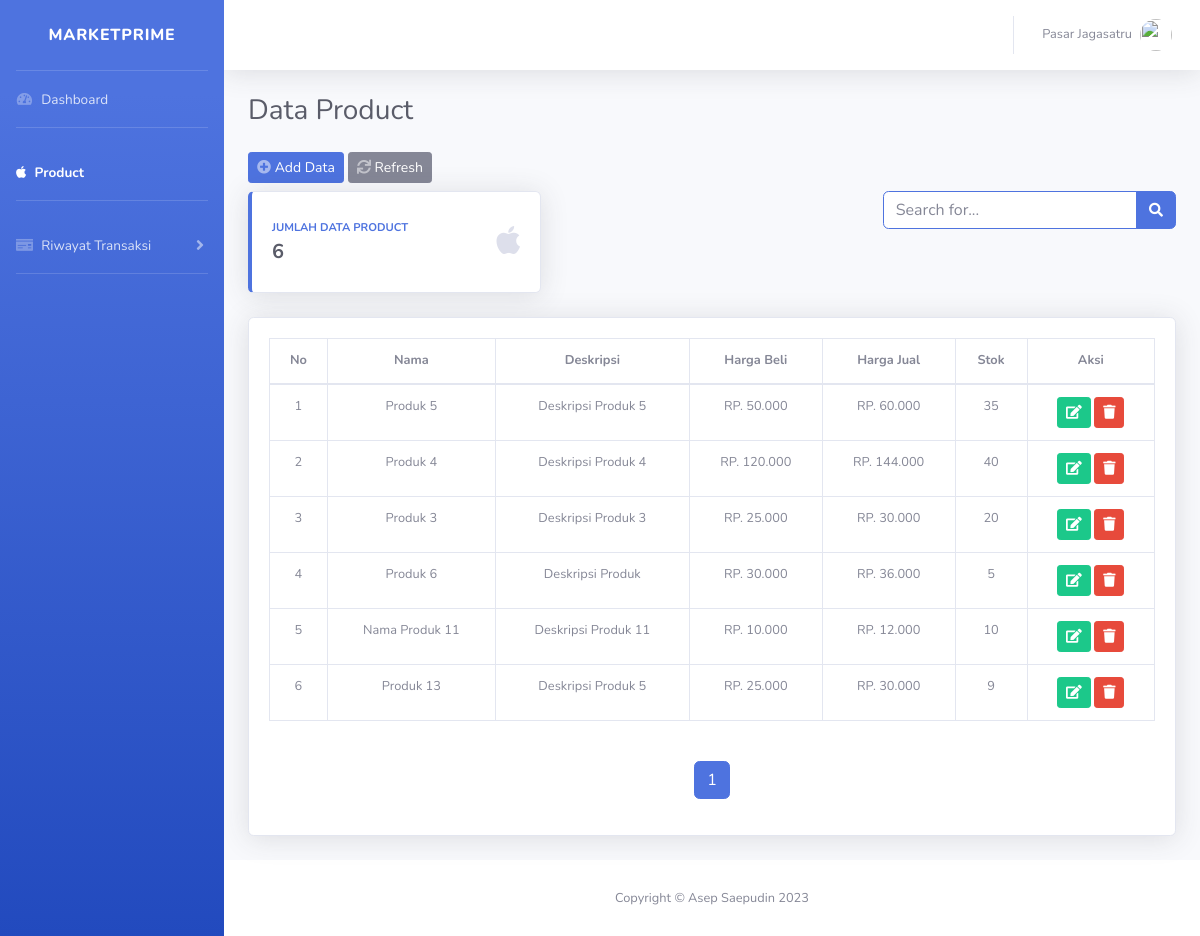
/pasar/?menu=product (signed in), run on the app's committed database.
### tables this page shows
CREATE TABLE `tb_pasar` (
  `pasar_id` int(11) NOT NULL,
  `user_id` int(11) NOT NULL,
  `nama_pasar` varchar(100) NOT NULL,
  `lokasi_pasar` varchar(200) NOT NULL,
  `photo` varchar(100) DEFAULT NULL
);

CREATE TABLE `tb_produk` (
  `produk_id` int(11) NOT NULL,
  `nama_produk` varchar(100) NOT NULL,
  `deskripsi_produk` text DEFAULT NULL,
  `harga_beli` varchar(50) NOT NULL,
  `harga_jual` varchar(50) NOT NULL,
  `stok` int(11) NOT NULL,
  `penjual_id` int(11) NOT NULL
);

### pasar/menu/product.php (the view, shortened to what this page needs)
<?php
$qjumlah = mysqli_query($koneksi, "SELECT * FROM tb_produk WHERE penjual_id='$profile[user_id]'");
$jumlah = mysqli_num_rows($qjumlah);
?>
<div class="d-sm-flex align-items-center justify-content-between mb-4">
    <h1 class="h3 mb-0 text-gray-800">Data Product</h1>
</div>
<a href="?menu=add_product" class="btn btn-sm btn-primary mb-2">
    <span class="icon text-white-50">
        <i class="fas fa-plus-circle"></i>
    </span>
    Add Data
</a>
<a href="?menu=product" class="btn btn-sm btn-secondary mb-2">
    <span class="icon text-white-50">
        <i class="fas fa-sync"></i>
    </span>
    Refresh
</a>
<div class="row justify-content-between">
    <div class="col-lg-4 mb-4">
        <div class="card border-left-primary shadow h-100 py-2">
            <div class="card-body">
                <div class="row no-gutters align-items-center">
                    <div class="col mr-2">
                        <div class="text-xs font-weight-bold text-primary text-uppercase mb-1">
                            Jumlah Data Product
                        </div>
                        <div class="h5 mb-0 font-weight-bold text-gray-800">
                            <?= $jumlah; ?>
                        </div>
                    </div>
                    <div class="col-auto">
                        <i class="fab fa-apple fa-2x text-gray-300"></i>
                    </div>
                </div>
            </div>
        </div>
    </div>
    <div class="col-lg-4 mb-4">
        <form method="POST">
            <div class="input-group">
                <input type="text" name="inputan" class="form-control border-primary small" placeholder="Search for..." aria-label="Search" aria-describedby="basic-addon2">
                <div class="input-group-append">
                    <button name="cari" class="btn btn-primary" type="submit">
                        <i class="fas fa-search fa-sm"></i>
                    </button>
                </div>
            </div>
        </form>
    </div>
</div>
<div class="card shadow mb-4">
    <div class="card-body">
        <div class="table-responsive mb-4">
            <table class="table table-bordered text-center small" width="100%" cellspacing="0">
                <thead>
                    <tr>
                        <th>No</th>
                        <th>Nama</th>
                        <th>Deskripsi</th>
                        <th>Harga Beli</th>
                        <th>Harga Jual</th>
                        <th>Stok</th>
                        <th>Aksi</th>
                    </tr>
                </thead>
                <tbody>
                    <?php
                    $batas = 10;
                    $hal = ceil($jumlah / $batas);
                    $page = (isset($_GET['hal'])) ? $_GET['hal'] : 1;
                    $posisi = ($page - 1) * $batas;
                    $no = 1 + $posisi;
                    if (isset($_POST['cari'])) {
                        if ($_POST['inputan'] == "") {
                            $q = mysqli_query($koneksi, "SELECT * FROM tb_produk WHERE penjual_id='$profile[user_id]' limit $posisi, $batas");
                        } elseif ($_POST['inputan'] !== "") {
                            $q = mysqli_query($koneksi, "SELECT * FROM tb_produk WHERE nama_produk LIKE '%$_POST[inputan]%' AND penjual_id='$profile[user_id]' limit $posisi, $batas");
                        }
                    } else {
                        $q = mysqli_query($koneksi, "SELECT * FROM tb_produk WHERE penjual_id='$profile[user_id]' limit $posisi, $batas");
                    }
                    $cek = mysqli_num_rows($q);
                    if ($cek < 1) {
                    ?>
                        <tr>
                            <td colspan="7">
                                <center>
                                    Data tidak Tersedia !
                                    <a href="" class="btn btn-sm btn-success"><i class="fas fa-sync-alt"></i></a>
                                </center>
                            </td>
                        </tr>
                        <?php
                    } else {
                        while ($data = mysqli_fetch_array($q)) {
                        ?>
                            <tr class="clickable-row">
                                <td><?= $no++; ?></td>
                                <td><?= $data['nama_produk']; ?></td>
                                <td><?= $data['deskripsi_produk']; ?></td>
                                <td>RP. <?= number_format($data['harga_beli'], 0, ",", "."); ?></td>
                                <td>RP. <?= number_format($data['harga_jual'], 0, ",", "."); ?></td>
                                <td><?= $data['stok']; ?></td>
                                <td>
                                    <a href="?menu=edit_product&productId=<?= $data['produk_id']; ?>" class="btn btn-sm btn-success">
                                        <span class="icon text-white-75">
                                            <i class="fas fa-edit"></i>
                                        </span>
                                    </a>
                                    <button type="button" class="btn btn-sm btn-danger del" id="del" data-id="<?= $data['produk_id']; ?>">
                                        <span class="icon text-white-75">
                                            <i class="fas fa-trash"></i>
                                        </span>
                                    </button>
                                </td>
                            </tr>
                    <?php
                        }
                    }
                    ?>
                </tbody>
            </table>
        </div>
        <nav aria-label="Page navigation example">
            <ul class="pagination justify-content-center">
                <?php
                for ($i = 1; $i <= $hal; $i++) {
                ?>
                    <li class="page-item <?php if ($page == $i) {
                                                echo "active";
                                            } ?>"><a class="page-link" href="?menu=product&hal=<?= $i; ?>"><?= $i; ?></a></li>
                <?php
                }
                ?>
            </ul>
        </nav>
    </div>
</div>

### pasar/index.php (shortened to what this page needs)
<?php
include "../inc/koneksi.php";
$qprofile = mysqli_query($koneksi, "SELECT * FROM tb_users WHERE username = '$_SESSION[username]'");
$profile = mysqli_fetch_array($qprofile);
$quser = mysqli_query($koneksi, "SELECT * FROM tb_pasar WHERE user_id='$profile[user_id]'");
$user = mysqli_fetch_array($quser);
?>
<!DOCTYPE html>
<html lang="en">
<head>
    <link href="../vendor/fontawesome-free/css/all.min.css" rel="stylesheet" type="text/css">
    <link href="../css/sb-admin-2.min.css" rel="stylesheet">
</head>
<body id="page-top">
    <div id="wrapper">
        <ul class="navbar-nav bg-gradient-primary sidebar sidebar-dark accordion" id="accordionSidebar">
            <a class="sidebar-brand d-flex align-items-center justify-content-center" href="index.html">
                <div class="sidebar-brand-icon rotate-n-15">
                </div>
                <div class="sidebar-brand-text mx-3">MarketPrime</div>
            </a>
            <hr class="sidebar-divider my-0">
            <?php
            @$menu = $_GET['menu'];
            ?>
            <li class="nav-item <?php
                                if ($menu == "") {
                                    echo "active";
                                }
                                ?>">
                <a class="nav-link" href="?">
                    <i class="fas fa-fw fa-tachometer-alt"></i>
                    <span>Dashboard</span></a>
            </li>
            <hr class="sidebar-divider">
            <li class="nav-item <?php
                                if ($menu == "product") {
                                    echo "active";
                                }
                                ?>">
                <a class="nav-link" href="?menu=product">
                    <i class="fab fa-apple"></i>
                    <span>Product</span></a>
            </li>
            <hr class="sidebar-divider">
            <li class="nav-item <?php
                                if ($menu == "transaksi_masuk" || $menu == "transaksi_keluar") {
                                    echo "active";
                                }
                                ?>">
                <a class="nav-link collapsed" href="#" data-toggle="collapse" data-target="#collapseTwo" aria-expanded="true" aria-controls="collapseTwo">
                    <i class="fas fa-money-check"></i>
                    <span>Riwayat Transaksi</span>
                </a>
            </li>
            <hr class="sidebar-divider">
        </ul>
        <div id="content-wrapper" class="d-flex flex-column">
            <div id="content">
                <nav class="navbar navbar-expand navbar-light bg-white topbar mb-4 static-top shadow">
                    <ul class="navbar-nav ml-auto">
                        <li class="nav-item dropdown no-arrow">
                            <a class="nav-link dropdown-toggle" href="#" id="userDropdown" role="button" data-toggle="dropdown" aria-haspopup="true" aria-expanded="false">
                                <span class="mr-2 d-none d-lg-inline text-gray-600 small"><?= $user['nama_pasar']; ?></span>
                                <img class="img-profile rounded-circle" src="<?php
                                                                                if ($user['photo'] == "") {
                                                                                    echo "../assets/img/portfolio/apel.jpg";
                                                                                } else {
                                                                                    echo "../uploads/$user[photo]";
                                                                                }
                                                                                ?>" alt="">
                            </a>
                        </li>
                    </ul>
                </nav>
                <div class="container-fluid">
                    <?php
                    switch ($menu) {
                        case 'product':
                            include "menu/product.php";
                            break;
                    }
                    ?>
                </div>
            </div>
            <footer class="sticky-footer bg-white">
                <div class="container my-auto">
                    <div class="copyright text-center my-auto">
                        <span>Copyright &copy; Asep Saepudin 2023</span>
                    </div>
                </div>
            </footer>
        </div>
    </div>
</body>
</html>

### data on the page
tb_pasar: nama_pasar "Pasar Jagasatru"
tb_produk: nama_produk "Produk 5", deskripsi_produk "Deskripsi Produk 5", harga_beli "50.000", harga_jual "60.000", stok "35"
tb_produk: nama_produk "Produk 4", deskripsi_produk "Deskripsi Produk 4", harga_beli "120.000", harga_jual "144.000", stok "40"
tb_produk: nama_produk "Produk 3", deskripsi_produk "Deskripsi Produk 3", harga_beli "25.000", harga_jual "30.000", stok "20"
tb_produk: nama_produk "Produk 6", deskripsi_produk "Deskripsi Produk", harga_beli "30.000", harga_jual "36.000", stok "5"
tb_produk: nama_produk "Nama Produk 11", deskripsi_produk "Deskripsi Produk 11", harga_beli "10.000", harga_jual "12.000", stok "10"
tb_produk: nama_produk "Produk 13", deskripsi_produk "Deskripsi Produk 5", harga_beli "25.000", harga_jual "30.000", stok "9"

### other printed values
$jumlah "6"
